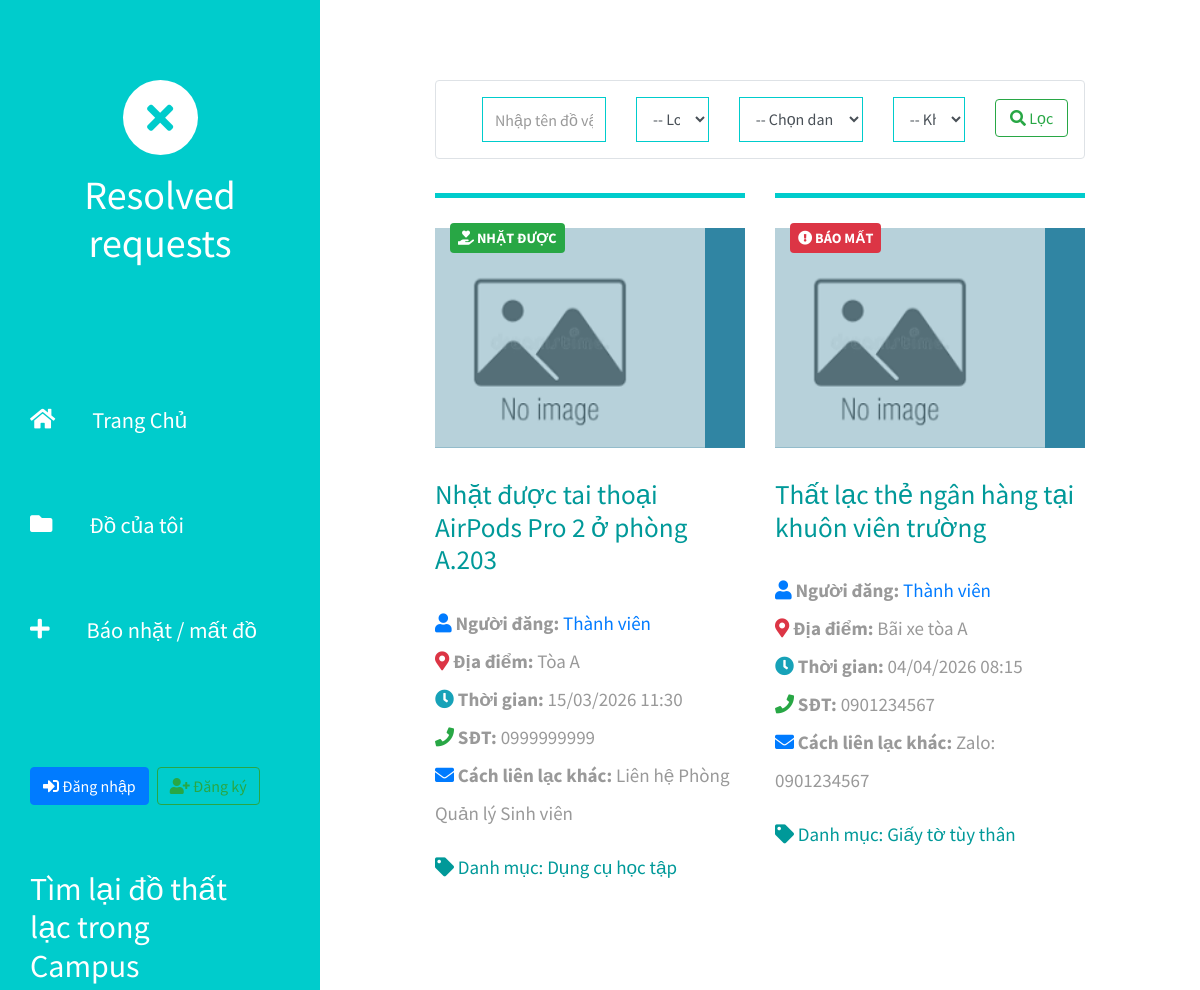
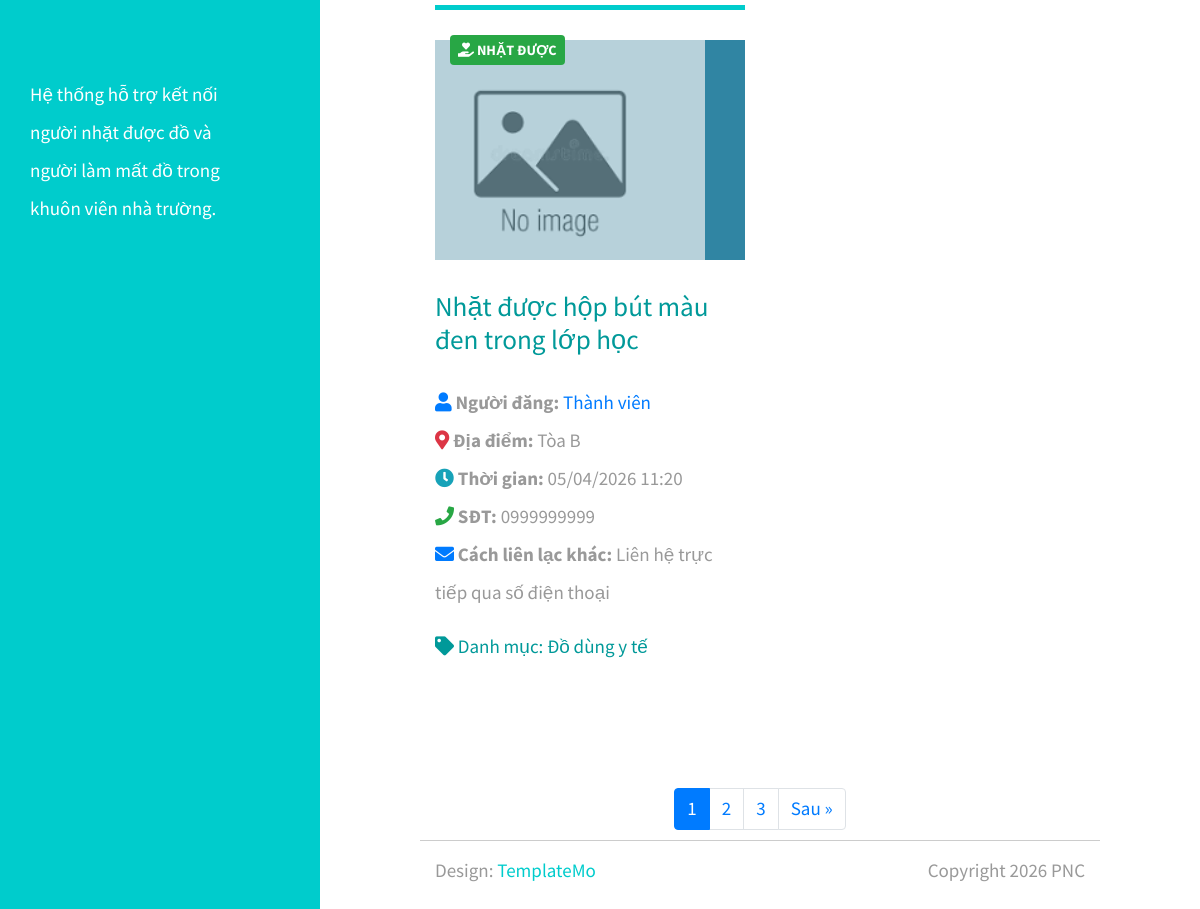
The app's page /itemresolved.php with its own data (2 pictures, top to bottom).
### tables this page shows
CREATE TABLE Items (
    item_id INT AUTO_INCREMENT PRIMARY KEY,
    user_id INT DEFAULT NULL,                        
    category_id INT DEFAULT NULL,                    
    location_id INT DEFAULT NULL,                    
    
    title VARCHAR(255) NOT NULL,
    description TEXT NOT NULL,
    type ENUM('LOST', 'FOUND') NOT NULL,             
    image_url VARCHAR(255) DEFAULT NULL,
    date_event DATETIME NOT NULL,                    
    
    contact_phone VARCHAR(20) NOT NULL,              
    alt_contact TEXT DEFAULT NULL,                   
    
    status ENUM('OPEN', 'RESOLVED', 'CLOSED') DEFAULT 'OPEN', 
     
     
     
    
    created_at TIMESTAMP DEFAULT CURRENT_TIMESTAMP,
    updated_at TIMESTAMP DEFAULT CURRENT_TIMESTAMP ON UPDATE CURRENT_TIMESTAMP,
    
     
    CONSTRAINT fk_items_users FOREIGN KEY (user_id) REFERENCES Users(user_id) ON DELETE SET NULL,
    CONSTRAINT fk_items_categories FOREIGN KEY (category_id) REFERENCES Categories(category_id) ON DELETE SET NULL,
    CONSTRAINT fk_items_locations FOREIGN KEY (location_id) REFERENCES Locations(location_id) ON DELETE SET NULL
);

CREATE TABLE Locations (
    location_id INT AUTO_INCREMENT PRIMARY KEY,
    location_name VARCHAR(100) NOT NULL
);

CREATE TABLE Categories (
    category_id INT AUTO_INCREMENT PRIMARY KEY,
    category_name VARCHAR(100) NOT NULL
);

### itemresolved.php (the view, shortened to what this page needs)
<?php
require_once 'db.php';
$limit = 6;
$page = isset($_GET['page']) && is_numeric($_GET['page']) ? intval($_GET['page']) : 1;
$offset = ($page - 1) * $limit;
$total_sql = "SELECT COUNT(*) AS total FROM Items";
$total_result = $conn->query($total_sql);
$total_rows = $total_result->fetch_assoc()['total'];
$total_pages = ceil($total_rows / $limit);
$sql = "SELECT Items.*, Categories.category_name, Locations.location_name
        FROM Items
        LEFT JOIN Categories ON Items.category_id = Categories.category_id
        LEFT JOIN Locations ON Items.location_id = Locations.location_id
        WHERE Items.status = 'RESOLVED'
        ORDER BY Items.created_at DESC
        LIMIT $limit OFFSET $offset";
$result = $conn->query($sql);
?>
<!DOCTYPE html>
<html lang="en">
<head>
	<link rel="stylesheet" href="fontawesome/css/all.min.css">
    <link href="css/bootstrap.min.css" rel="stylesheet">
    <link href="css/templatemo-xtra-blog.css" rel="stylesheet">
    <link href="css/custom.css" rel="stylesheet">
</head>
<body>
	<header class="tm-header" id="tm-header">
        <div class="tm-header-wrapper">
            <div class="tm-site-header">
                <div class="mb-3 mx-auto tm-site-logo"><i class="fas fa-times fa-2x"></i></div>
                <h1 class="text-center">Resolved requests</h1>
            </div>
            <nav class="tm-nav" id="tm-nav">
                <ul>
                    <li class="tm-nav-item"><a href="index.php" class="tm-nav-link">
                        <i class="fas fa-home"></i>Trang Chủ</a></li>
                    <li class="tm-nav-item"><a href="itemself.php" class="tm-nav-link">
                        <i class="fas fa-folder"></i>Đồ của tôi</a></li>
                    <li class="tm-nav-item"><a href="itempost.php" class="tm-nav-link">
                        <i class="fas fa-plus"></i>Báo nhặt / mất đồ</a></li>
                </ul>
            </nav>
            <div class="tm-mb-65 user-auth-box">
                <?php if (isset($_SESSION['user_id'])): ?>
                    <div class="user-profile-info p-3 mb-2 bg-light rounded text-dark">
                        <div class="font-weight-bold" style="font-size: 1.1rem;">
                            <i class="fas fa-user-circle mr-1"></i> <?php echo htmlspecialchars($_SESSION['fullname'] ?? 'Thành viên'); ?>
                        </div>
                        <div class="text-muted small">
                            <i class="fas fa-envelope mr-1"></i> <?php echo htmlspecialchars($_SESSION['email'] ?? ''); ?>
                        </div>
                    </div>
                    <a href="logout.php" class="btn btn-outline-danger btn-block btn-sm">
                        <i class="fas fa-sign-out-alt"></i> Đăng xuất
                    </a>
                <?php else: ?>
                    <div class="d-flex flex-column flex-sm-row gap-2">
                        <a href="login.php" class="btn btn-primary mr-0 mr-sm-2 mb-2 mb-sm-0">
                            <i class="fas fa-sign-in-alt"></i> Đăng nhập
                        </a>
                        <a href="register.php" class="btn btn-outline-success">
                            <i class="fas fa-user-plus"></i> Đăng ký
                        </a>
                    </div>
                <?php endif; ?>
            </div>
            <h2 class="tm-mb-80 pr-5 text-white">
                Tìm lại đồ thất lạc trong Campus
            </h2>
            <p class="tm-mb-80 pr-5 text-white">Hệ thống hỗ trợ kết nối người nhặt được đồ và người làm mất đồ trong khuôn viên nhà trường.</p>
        </div>
    </header>
    <div class="container-fluid">
        <main class="tm-main">
            <div class="row tm-row mb-4">
                <div class="col-12">
                    <form method="GET" action="index.php" class="form-inline tm-search-form bg-white p-3 border rounded">
                        <div class="row w-100 g-2">
                            <div class="col-md-3">
                                <input class="form-control w-100" type="text" name="keyword" placeholder="Nhập tên đồ vật, đặc điểm...">
                            </div>
                            <div class="col-md-2">
                                <select name="type" class="form-control w-100">
                                    <option value="">-- Loại tin --</option>
                                </select>
                            </div>
                            <div class="col-md-3">
                                <select name="category_id" class="form-control w-100">
                                    <option value="">-- Chọn danh mục --</option>
                                </select>
                            </div>
                            <div class="col-md-2">
                                <select name="location_id" class="form-control w-100">
                                    <option value="">-- Khu vực --</option>
                                </select>
                            </div>
                            <div class="col-md-2">
                                <button class="btn btn-outline-success w-100" type="submit">
                                    <i class="fas fa-search"></i> Lọc
                                </button>
                            </div>
                        </div>
                    </form>
                </div>
            </div>
            <div class="row tm-row">
                <?php if ($result && $result->num_rows > 0): ?>
                    <?php while($row = $result->fetch_assoc()): ?>
                        <article class="col-12 col-md-6 tm-post">
                            <hr class="tm-hr-primary">
                            <a href="#" class="effect-lily tm-post-link tm-pt-20">
                                <div class="tm-post-link-inner">
                                    <img src="<?php echo !empty($row['image_url']) ? $row['image_url'] : 'img/default.png'; ?>" alt="Image" class="img-fluid" style="height: 220px; width: 100%; object-fit: cover;">
                                </div>
                                <?php if($row['type'] == 'LOST'): ?>
                                    <span class="badge badge-danger p-2 style-badge" style="position: absolute; top: 15px; left: 15px;">
                                        <i class="fas fa-exclamation-circle"></i> BÁO MẤT
                                    </span>
                                <?php else: ?>
                                    <span class="badge badge-success p-2 style-badge" style="position: absolute; top: 15px; left: 15px;">
                                        <i class="fas fa-hand-holding-heart"></i> NHẶT ĐƯỢC
                                    </span>
                                <?php endif; ?>
                                <h2 class="tm-pt-30 tm-color-primary tm-post-title"><?php echo htmlspecialchars($row['title']); ?></h2>
                            </a>
                            <p class="tm-pt-20">
                                <strong><i class="fas fa-user text-primary"></i> Người đăng:</strong> <a href="about-user.php?id=<?php echo $row['user_id']; ?>"><?php echo htmlspecialchars($row['fullname'] ?? 'Thành viên'); ?></a><br>
                                <strong><i class="fas fa-map-marker-alt text-danger"></i> Địa điểm:</strong> <?php echo htmlspecialchars($row['location_name'] ?? 'Khác'); ?><br>
                                <strong><i class="fas fa-clock text-info"></i> Thời gian:</strong> <?php echo date('d/m/Y H:i', strtotime($row['date_event'])); ?><br>
                                <strong><i class="fas fa-phone text-success"></i> SĐT:</strong> <?php echo htmlspecialchars($row['contact_phone']); ?><br>
                                <strong><i class="fas fa-envelope text-primary"></i> Cách liên lạc khác:</strong> <?php echo htmlspecialchars($row['alt_contact']); ?>
                            </p>
                            <div class="d-flex justify-content-between tm-pt-10 mb-4">
                                <span class="tm-color-primary"><i class="fas fa-tag"></i> Danh mục: <?php echo htmlspecialchars($row['category_name'] ?? 'Khác'); ?></span>
                            </div>
                        </article>
                    <?php endwhile; ?>
                <?php else: ?>
                    <div class="col-12 text-center py-5">
                        <h4>Chưa có bài đăng nào trong hệ thống!</h4>
                    </div>
                <?php endif; ?>
            </div>
            <?php if ($total_pages > 1): ?>
            <div class="row tm-row mt-4">
                <div class="col-12 d-flex justify-content-center">
                    <nav aria-label="Page navigation">
                        <ul class="pagination">
                            <?php for ($i = 1; $i <= $total_pages; $i++): ?>
                                <li class="page-item <?php echo ($i == $page) ? 'active' : ''; ?>">
                                    <a class="page-link" href="index.php?page=<?php echo $i; ?>"><?php echo $i; ?></a>
                                </li>
                            <?php endfor; ?>
                            <?php if ($page < $total_pages): ?>
                                <li class="page-item">
                                    <a class="page-link" href="index.php?page=<?php echo $page + 1; ?>">Sau &raquo;</a>
                                </li>
                            <?php endif; ?>
                        </ul>
                    </nav>
                </div>
            </div>
            <?php endif; ?>
            <footer class="row tm-row">
                <hr class="col-12">
                <div class="col-md-6 col-12 tm-color-gray">
                    Design: <a rel="nofollow" target="_parent" href="https://templatemo.com" class="tm-external-link">TemplateMo</a>
                </div>
                <div class="col-md-6 col-12 tm-color-gray tm-copyright">
                    Copyright 2026 PNC
                </div>
            </footer>
        </main>
    </div>
</body>
</html>

### records on screen
items: type "FOUND" (drawn), title "Nhặt được tai thoại AirPods Pro 2 ở phòng A.203", fullname "Thành viên", location.location_name "Tòa A", date_event "15/03/2026 11:30", contact_phone "0999999999", alt_contact "Liên hệ Phòng Quản lý Sinh viên", category.category_name "Dụng cụ học tập"
items: type "LOST" (drawn), title "Thất lạc thẻ ngân hàng tại khuôn viên trường", fullname "Thành viên", location.location_name "Bãi xe tòa A", date_event "04/04/2026 08:15", contact_phone "0901234567", alt_contact "Zalo: 0901234567", category.category_name "Giấy tờ tùy thân"
items: type "FOUND" (drawn), title "Nhặt được hộp bút màu đen trong lớp học", fullname "Thành viên", location.location_name "Tòa B", date_event "05/04/2026 11:20", contact_phone "0999999999", alt_contact "Liên hệ trực tiếp qua số điện thoại", category.category_name "Đồ dùng y tế"
